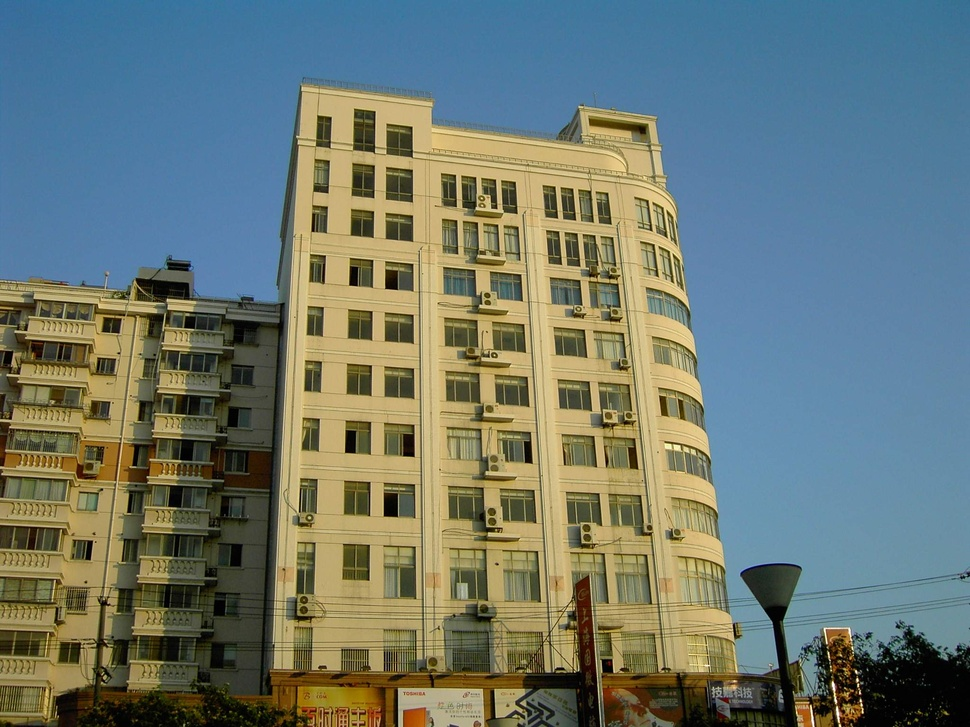
#> input picture timg.jpg, 970 x 727 px, shrunk from 2048 x 1536 before the run
$ python '角点检测.py'
#> lines starting #> are read from the running program, lines starting #| are printed output that depends on the picture; after the words box and inside, x2 and y2 are one past the last pixel; in counts of white or black regions, pixels touching at a corner belong together
#!/usr/bin/env python3
# -*- coding: utf-8 -*-
__author__ = 'ghostly峰'
__time__ = '2018/11/29 19:48'

import cv2

image = cv2.imread("timg.jpg", 0)
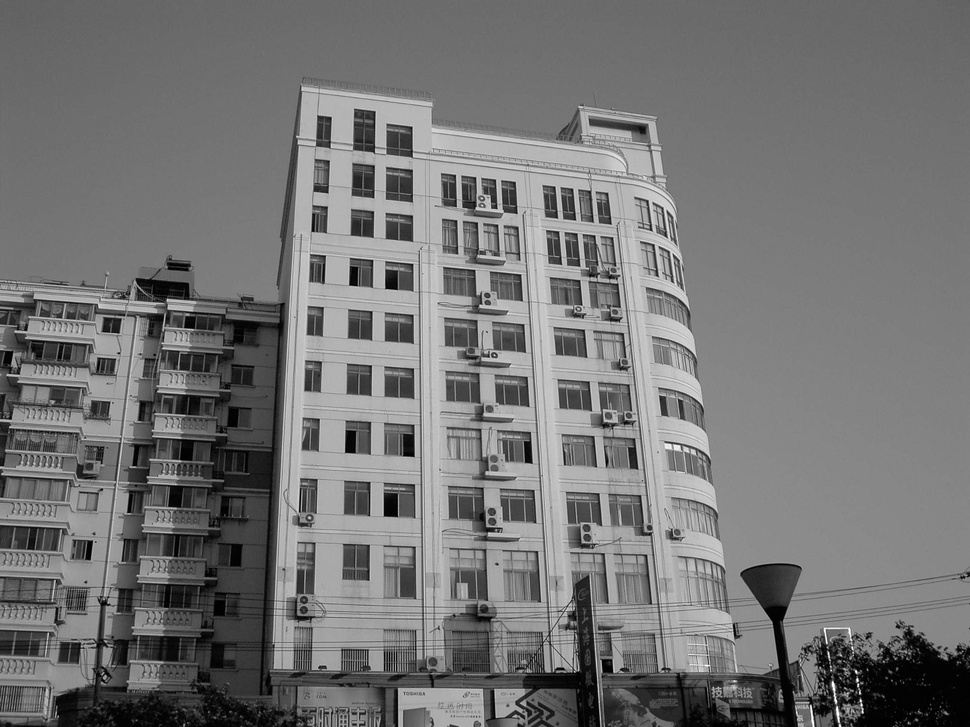
#> image: shape (727, 970); min 0, max 255, mean 116.4
origin = cv2.imread("timg.jpg")
#> origin is the input picture: shape (727, 970, 3); mean B, G, R 112.4, 120.9, 109.1
# 构造5×5的结构元素，分别为十字形、菱形、方形和X型
cross = cv2.getStructuringElement(cv2.MORPH_CROSS, (5, 5))
# 菱形结构元素的定义稍麻烦一些
diamond = cv2.getStructuringElement(cv2.MORPH_RECT, (5, 5))
diamond[0, 0] = 0
diamond[0, 1] = 0
diamond[1, 0] = 0
diamond[4, 4] = 0
diamond[4, 3] = 0
diamond[3, 4] = 0
diamond[4, 0] = 0
diamond[4, 1] = 0
diamond[3, 0] = 0
diamond[0, 3] = 0
diamond[0, 4] = 0
diamond[1, 4] = 0
square = cv2.getStructuringElement(cv2.MORPH_RECT, (5, 5))
x = cv2.getStructuringElement(cv2.MORPH_CROSS, (5, 5))
# 使用cross膨胀图像
result1 = cv2.dilate(image, cross)
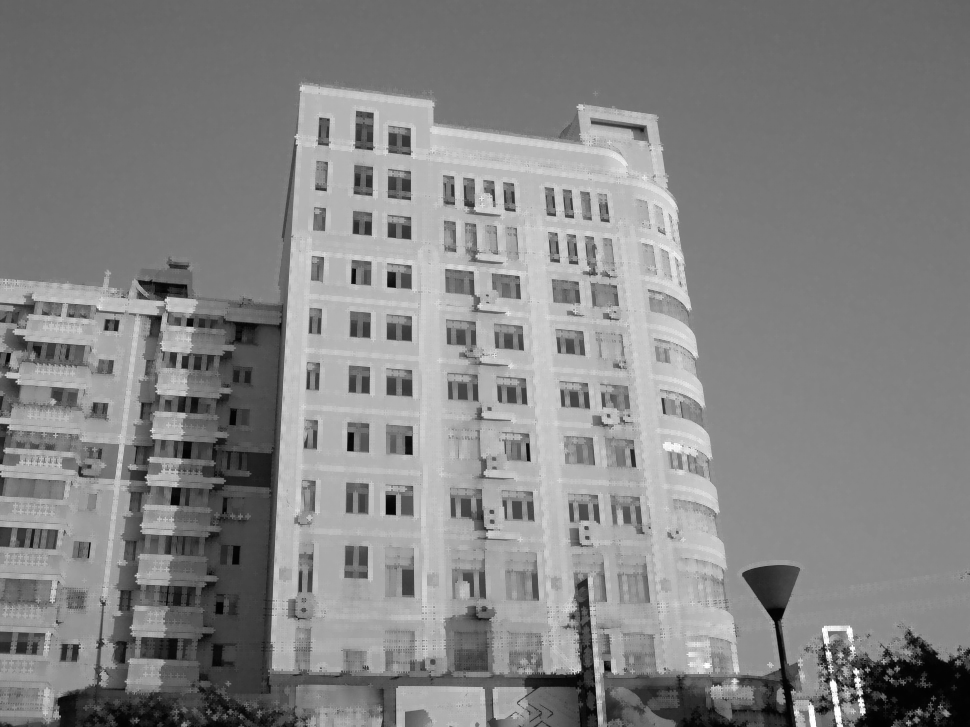
#> result1: shape (727, 970); min 2, max 255, mean 131.9
# 使用菱形腐蚀图像
result1 = cv2.erode(result1, diamond)
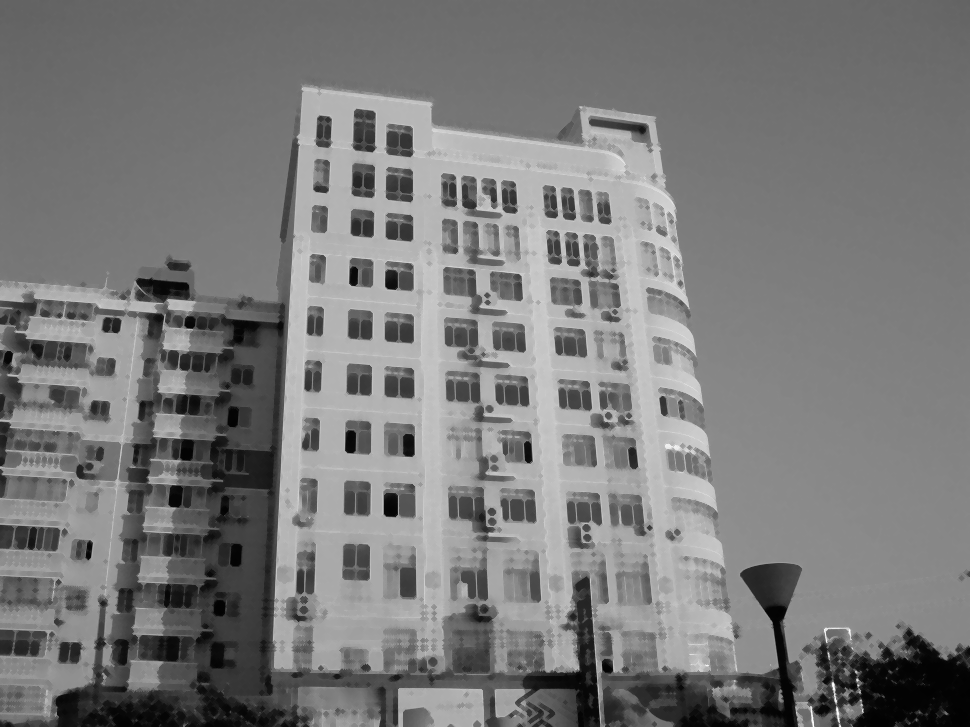
#> result1: shape (727, 970); min 2, max 255, mean 121.8

# 使用X膨胀原图像
result2 = cv2.dilate(image, x)
# 使用方形腐蚀图像
result2 = cv2.erode(result2, square)

# result = result1.copy()
# 将两幅闭运算的图像相减获得角
result = cv2.absdiff(result2, result1)
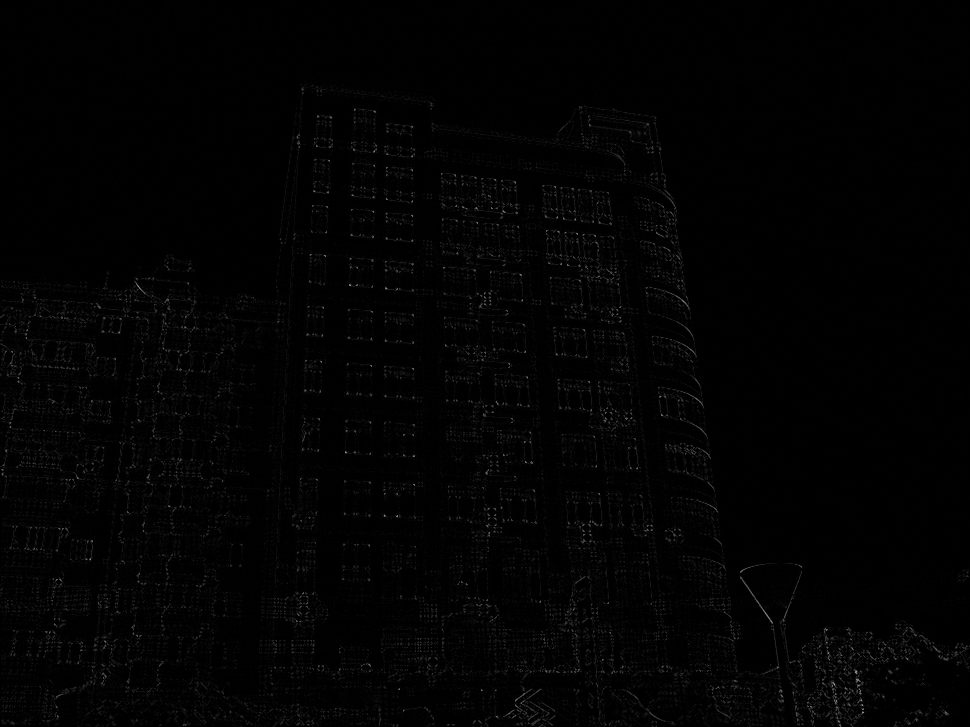
#> result: shape (727, 970); min 0, max 161, mean 2.4
# 使用阈值获得二值图
retval, result = cv2.threshold(result, 40, 255, cv2.THRESH_BINARY)
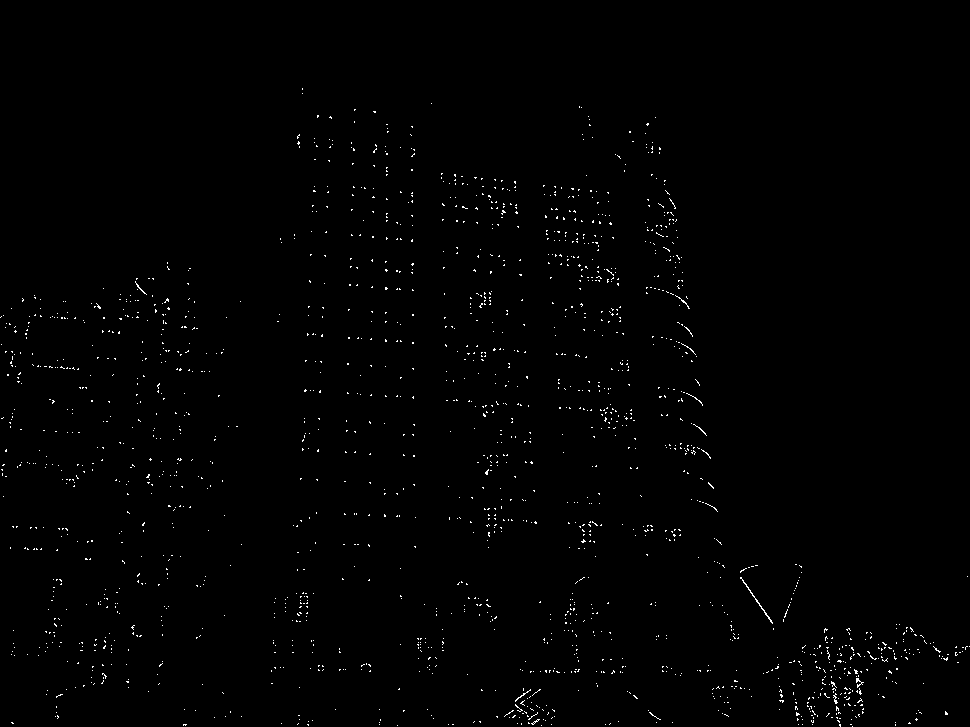
#> result: shape (727, 970); 0.72% white in thin lines or dots, all inside (x1, y1, x2, y2) = (0, 88, 970, 727)

# 在原图上用半径为5的圆圈将点标出。
for j in range(result.size):
    y = int(j / result.shape[0])
    x = int(j % result.shape[0])

    if result[x, y] == 255:
        cv2.circle(image, (y, x), 5, (255, 0, 0))
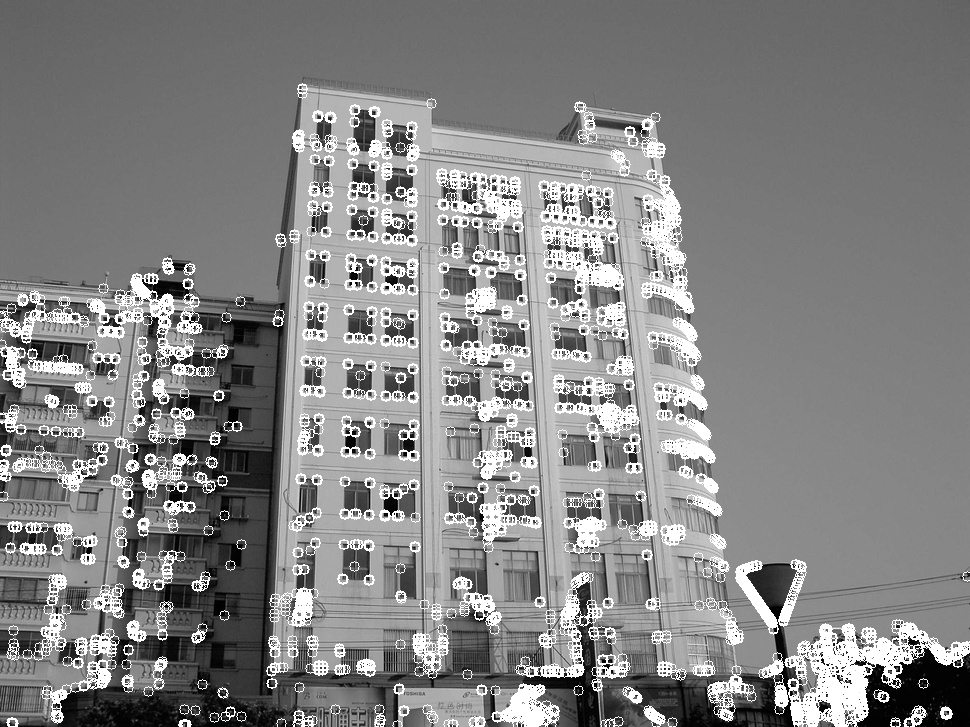
#> image: shape (727, 970); 11.16% of pixels changed, all inside (x1, y1, x2, y2) = (0, 83, 970, 727)

cv2.imshow("Result", image)
cv2.waitKey(0)
cv2.destroyAllWindows()
